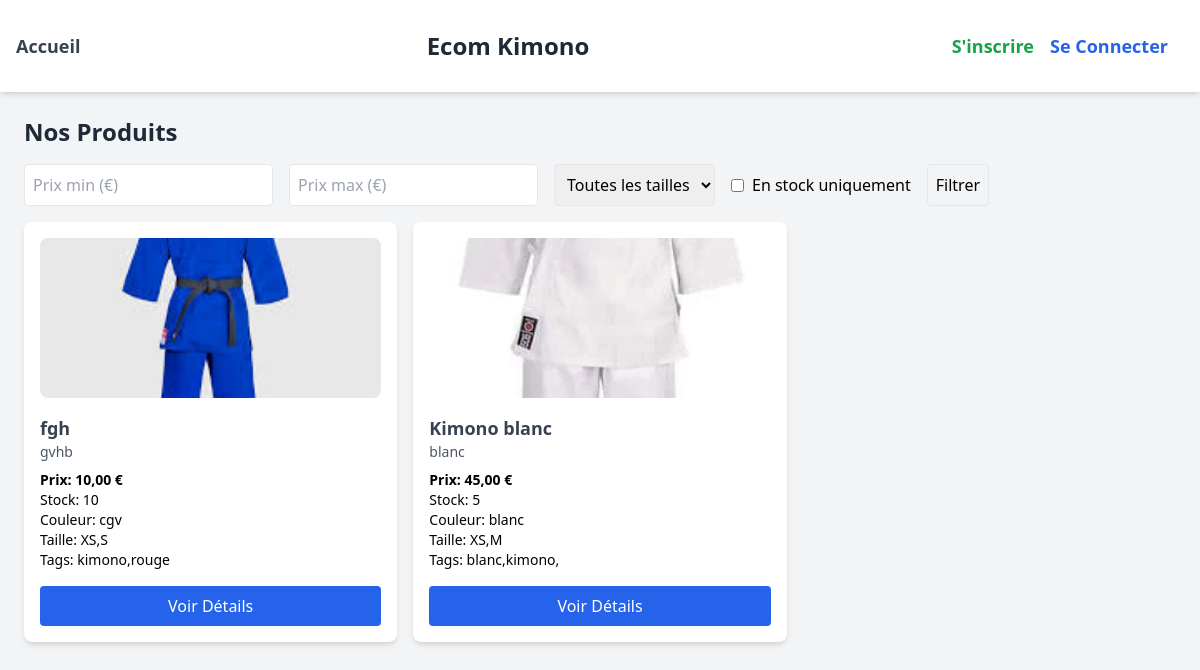
The page / on the database its author committed.
### tables this page shows
CREATE TABLE `products` (
  `id` int(10) UNSIGNED NOT NULL,
  `image` varchar(255) NOT NULL,
  `title` varchar(100) NOT NULL,
  `description` text NOT NULL,
  `color` varchar(50) NOT NULL,
  `price` decimal(10,2) NOT NULL,
  `stock` int(10) UNSIGNED NOT NULL DEFAULT 0,
  `size` text NOT NULL,
  `created_at` timestamp NOT NULL DEFAULT current_timestamp(),
  `tags` text DEFAULT NULL
);

### public/index.php (the view, shortened to what this page needs)
<?php
$pdo = getDatabaseConnection();
$query = "SELECT * FROM products";
$stmt = $pdo->prepare($query);
$stmt->execute();
$products = $stmt->fetchAll(PDO::FETCH_ASSOC);
?>
<!DOCTYPE html>
<html lang="fr">
<head>
    <script src="https://cdn.tailwindcss.com"></script>
</head>
<body class="bg-gray-100">
    <header class="flex flex-col sm:flex-row items-center justify-between p-4 bg-white shadow-md">
        <nav class="flex items-center space-x-4 mb-2 sm:mb-0">
            <a href="index.php" class="text-lg font-semibold text-gray-700 hover:text-gray-900">Accueil</a>
        </nav>
        <h1 class="text-2xl font-bold text-gray-800">Ecom Kimono</h1>
        <nav class="flex items-center space-x-4">
            <?php include '../lib/graphic_logout.php'; ?>
        </nav>
    </header>
    <main class="p-4 sm:p-6">
        <h2 class="text-xl sm:text-2xl font-bold text-gray-800 mb-4 text-center sm:text-left">Nos Produits</h2>
        <form method="GET" action="index.php" class="flex flex-wrap gap-4 items-center mb-4">
            <input type="number" name="min_price" placeholder="Prix min (€)" value="<?php echo htmlspecialchars($_GET['min_price'] ?? ''); ?>" class="border p-2 rounded">
            <input type="number" name="max_price" placeholder="Prix max (€)" value="<?php echo htmlspecialchars($_GET['max_price'] ?? ''); ?>" class="border p-2 rounded">
            <select name="size" class="border p-2 rounded">
                <option value="">Toutes les tailles</option>
            </select>
            <label class="flex items-center">
                <input type="checkbox" name="in_stock" value="1" <?php echo isset($_GET['in_stock']) ? 'checked' : ''; ?> class="mr-2">
                En stock uniquement
            </label>
            <button type="submit" class="border p-2 rounded">Filtrer</button>
        </form>
        <div class="grid grid-cols-1 sm:grid-cols-2 md:grid-cols-3 gap-4">
            <?php foreach ($products as $product): ?>
                <div class="bg-white p-4 rounded-lg shadow-md">
                    <a href="./public/produit.php?id=<?php echo $product['id']; ?>">
                        <img src="<?php echo htmlspecialchars($product['image']); ?>" alt="<?php echo htmlspecialchars($product['title']); ?>" class="w-full h-40 object-cover mb-4 rounded-lg">
                        <h3 class="text-lg font-bold text-gray-700"><?php echo htmlspecialchars($product['title']); ?></h3>
                    </a>
                    <p class="text-gray-600 text-sm"><?php echo htmlspecialchars($product['description']); ?></p>
                    <p class="font-bold mt-2 text-sm">Prix: <?php echo number_format($product['price'], 2, ',', ' '); ?> €</p>
                    <p class="text-sm">Stock: <?php echo $product['stock']; ?></p>
                    <p class="text-sm">Couleur: <?php echo htmlspecialchars($product['color']); ?></p>
                    <p class="text-sm">Taille: <?php echo htmlspecialchars($product['size']); ?></p>
                    <p class="text-sm">Tags: <?php echo htmlspecialchars($product['tags']); ?></p>
                    <a href="produit.php?id=<?php echo $product['id']; ?>" class="mt-4 block bg-blue-600 text-white px-4 py-2 rounded hover:bg-blue-700 text-center">Voir Détails</a>
                </div>
            <?php endforeach; ?>
        </div>
    </main>
</body>
</html>

### lib/graphic_logout.php (shortened to what this page needs)
<?php
echo '<div class="flex justify-end p-4 space-x-4">';
if (isset($_SESSION['user_id'])) {
    echo '<span class="text-sm sm:text-lg font-semibold text-green-600">Bienvenue, ' . htmlspecialchars($_SESSION['username']) . ' !</span>';
    echo '<a href="../public/logout.php" class="text-sm sm:text-lg font-semibold text-red-600 hover:text-red-800">Se Déconnecter</a>';
} else {
    echo '<a href="register.php" class="text-sm sm:text-lg font-semibold text-green-600 hover:text-blue-800">S\'inscrire</a>';
    echo '<a href="login.php" class="text-sm sm:text-lg font-semibold text-blue-600 hover:text-blue-800">Se Connecter</a>';
}
echo '</div>';
?>

### rows shown on the page
products: image (picture), title "fgh", description "gvhb", price "10,00", stock "10", color "cgv", size "XS,S", tags "kimono,rouge"
products: image (picture), title "Kimono blanc", description "blanc", price "45,00", stock "5", color "blanc", size "XS,M", tags "blanc,kimono,"
